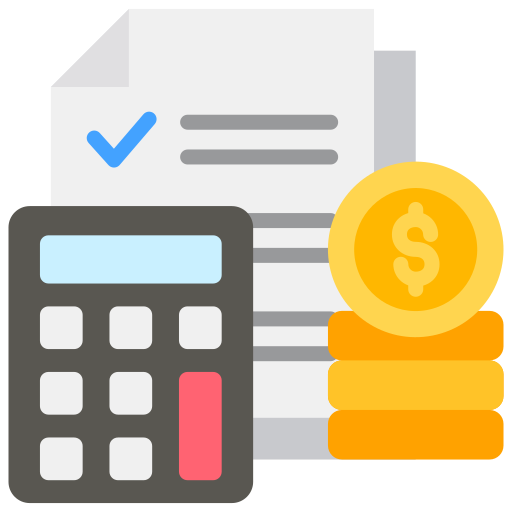
#> input picture expense_tracker.png, 512 x 512 px
$ python generate_icon.py   (older library calls are emulated)
#> lines starting #> are read from the running program, lines starting #| are printed output that depends on the picture
from PIL import Image
import os

# Define the input icon image path
input_icon_path = "expense_tracker.png"

# Define the output directory for different densities
output_directory = "android/app/src/main/res"

# Define the sizes for different densities (in pixels)
sizes = {
    "mdpi": 48,
    "hdpi": 72,
    "xhdpi": 96,
    "xxhdpi": 144,
    "xxxhdpi": 192
}

# Open the input icon image
input_image = Image.open(input_icon_path)
#> input_image is the input picture: PIL image 512x512 RGBA; mean R, G, B, A 157.5, 144.1, 116, 198.9

# Loop through different densities and resize the image
for density, size in sizes.items():
    # Create the output directory if it doesn't exist
    output_path = os.path.join(output_directory, f"mipmap-{density}")
    os.makedirs(output_path, exist_ok=True)

    # Resize the image and save it
    output_image = input_image.resize((size, size), Image.ANTIALIAS)
    output_image.save(os.path.join(output_path, "ic_launcher.png"))
#> this loop made 5 passes
#> pass 1, `output_image = input_image.resize((size, size), Image.ANTIALIAS)`:
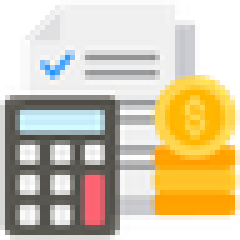
#> output_image: PIL image 48x48 RGBA (shown 5 times larger); mean R, G, B, A 175.7, 160.1, 127.9, 199.2; transparent parts drawn white
#> pass 2, `output_image = input_image.resize((size, size), Image.ANTIALIAS)`:
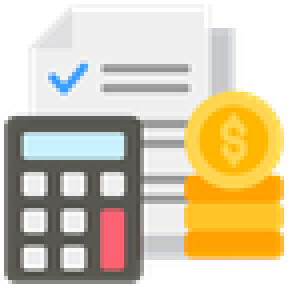
#> output_image: PIL image 72x72 RGBA (shown 4 times larger); mean R, G, B, A 164.9, 150.4, 120.3, 198.7; transparent parts drawn white
#> pass 3, `output_image = input_image.resize((size, size), Image.ANTIALIAS)`:
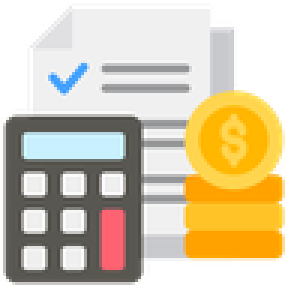
#> output_image: PIL image 96x96 RGBA (shown 3 times larger); mean R, G, B, A 166.6, 152.2, 122, 198.9; transparent parts drawn white
#> after the loop:
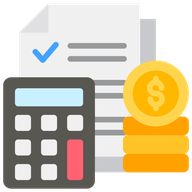
#> output_image: PIL image 192x192 RGBA; mean R, G, B, A 162.1, 148.2, 119, 198.9; transparent parts drawn white

print("Icon images resized and saved.")
